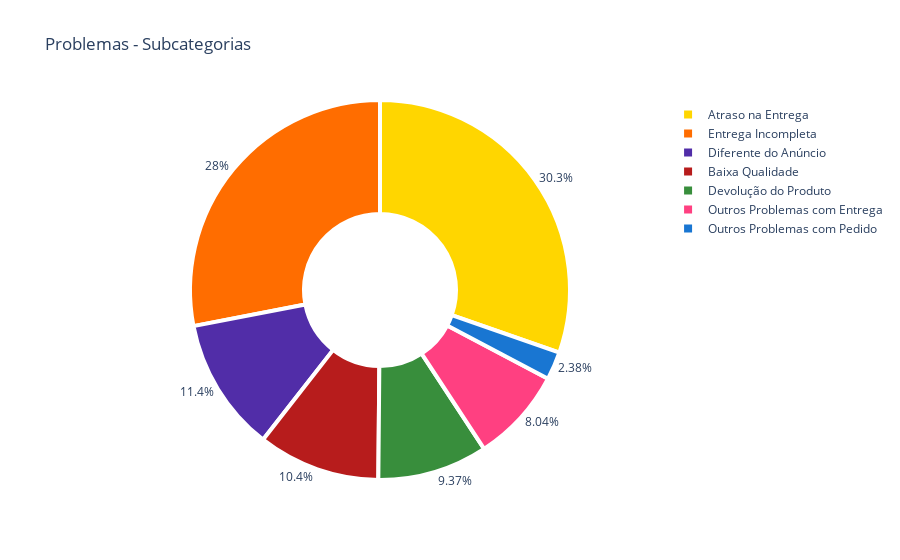

The notebook cell this image was saved under:
### Code cell
# Foco apenas nos problemas

labels = ['Atraso na Entrega',
          'Entrega Incompleta',
          'Diferente do Anúncio',
          'Baixa Qualidade',
          'Devolução do Produto',
          'Outros Problemas com Entrega',
          'Outros Problemas com Pedido']

colors_mvsubclass = ['#FFD600',
                     '#FF6D00',
                     '#512DA8',
                     '#B71C1C',
                     '#388E3C',
                     '#FF4081',
                     '#1976D2']

trace_mvsubclass = go.Pie(labels=labels,
                          values=mv_subclass[2:].values,
                          hoverinfo='label',
                          textinfo='percent',
                          textfont=dict(size=12),
                          textposition='outside',
                          hole=.4,
                          marker=dict(colors=colors_mvsubclass,
                                      line=dict(color='#ffffff',
                                                width=4)))

fig_mvsubclass = go.Figure(data=[trace_mvsubclass],
                           layout= go.Layout(
                               title='Problemas - Subcategorias'))

iplot(fig_mvsubclass)

### Figure 1 — Plotly figure (JSON) as saved in the notebook; plotly's stock layout.template omitted (floating-point values rounded to 4 significant figures)
{"data": [{"hole": 0.4, "hoverinfo": "label", "labels": ["Atraso na Entrega", "Entrega Incompleta", "Diferente do Anúncio", "Baixa Qualidade", "Devolução do Produto", "Outros Problemas com Entrega", "Outros Problemas com Pedido"], "marker": {"colors": ["#FFD600", "#FF6D00", "#512DA8", "#B71C1C", "#388E3C", "#FF4081", "#1976D2"], "line": {"color": "#ffffff", "width": 4}}, "textfont": {"size": 12}, "textinfo": "percent", "textposition": "outside", "type": "pie", "values": [434, 401, 163, 149, 134, 115, 34]}], "layout": {"title": {"text": "Problemas - Subcategorias"}}}
